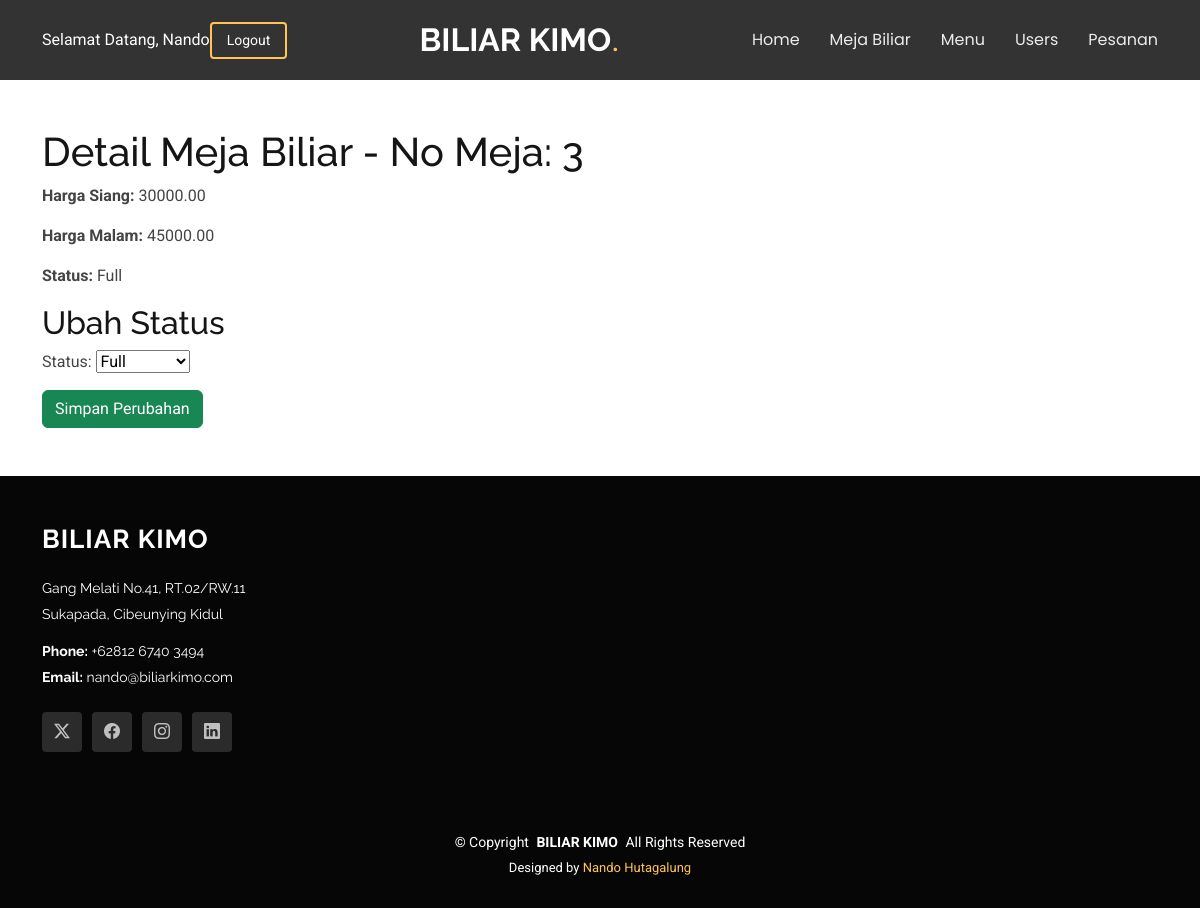
The page /meja_biliar/meja/12/ (signed in) on the database its author committed.
### users/models.py (models this page shows, shortened)
class User(AbstractUser):
    ROLES = [
        ('admin', 'Admin'),
        ('staff', 'Staff'),
        ('member', 'Member'),
    ]
    email = models.EmailField(unique=True)
    role = models.CharField(max_length=20, choices=ROLES, default='viewer')

### meja_biliar/models.py (models this page shows, shortened)
class MejaBiliar(models.Model):
    STATUS_CHOICES = [
        ('full', 'Full'),
        ('ada', 'Ada'),
        ('perbaikan', 'Perbaikan'),
    ]
    no_meja = models.CharField(max_length=20)
    harga_siang = models.DecimalField(max_digits=10, decimal_places=2)
    harga_malam = models.DecimalField(max_digits=10, decimal_places=2)
    status = models.CharField(max_length=20, choices=STATUS_CHOICES, default='ada')

### meja_biliar/views.py (the view)
# urls.py: path('meja/<int:meja_id>/', views.meja_detail, name='meja_detail'),
@login_required
@user_passes_test(is_admin_or_staff)
def meja_detail(request, meja_id):
    try:
        meja = get_object_or_404(MejaBiliar, id=meja_id)
        if request.method == 'POST':
            form = MejaBiliarStatusForm(request.POST, instance=meja)
            if form.is_valid():
                form.save()
                messages.success(request, "Meja status updated successfully!")
                return redirect('meja_list')  # Redirect to the meja list page after success
            else:
                for field, errors in form.errors.items():
                    for error in errors:
                        messages.error(request, f"Error in {field}: {error}")
        else:
            form = MejaBiliarStatusForm(instance=meja)
        return render(request, 'meja_biliar/meja_detail.html', {'form': form, 'meja': meja})
    except Exception as e:
        messages.error(request, f"An error occurred while fetching or updating the billiard table: {str(e)}")
        return redirect(request.META.get('HTTP_REFERER', 'meja_list'))  # Redirect to previous page or meja list

### meja_biliar/forms.py
class MejaBiliarStatusForm(forms.ModelForm):
    class Meta:
        model = MejaBiliar
        fields = ['status']  # Form untuk mengubah status meja biliar

### meja_biliar/views.py (called while the page is built)
def is_admin_or_staff(user):
    return user.role in ['admin', 'staff']

### meja_biliar/templates/meja_biliar/meja_detail.html (shortened to what this page needs)
{% extends 'projekan_akhir/base.html' %}
{% block content %}
<div class="container my-5">
    <h1>Detail Meja Biliar - No Meja: {{ meja.no_meja }}</h1>
    <p><strong>Harga Siang:</strong> {{ meja.harga_siang }}</p>
    <p><strong>Harga Malam:</strong> {{ meja.harga_malam }}</p>
    <p><strong>Status:</strong> {{ meja.get_status_display }}</p>
    <h2>Ubah Status</h2>
    <form method="POST">
        {{ form.as_p }}
        <button class="btn btn-success" type="submit">Simpan Perubahan</button>
    </form>
</div>
{% endblock %}

### projekan_akhir/templates/projekan_akhir/base.html (shortened to what this page needs)
<!DOCTYPE html>
<html lang="en">
<head>
  {% load static %}
  {% load filters %}
  <link href="{% static 'vendor/bootstrap/css/bootstrap.min.css' %}" rel="stylesheet">
  <link href="{% static 'vendor/bootstrap-icons/bootstrap-icons.css' %}" rel="stylesheet">
  <link href="{% static 'vendor/aos/aos.css' %}" rel="stylesheet">
  <link href="{% static 'vendor/swiper/swiper-bundle.min.css' %}" rel="stylesheet">
  <link href="{% static 'vendor/glightbox/css/glightbox.min.css' %}" rel="stylesheet">
  <link href="https://cdn.datatables.net/1.13.4/css/jquery.dataTables.min.css" rel="stylesheet">
  <link href="{% static 'css/main.css' %}" rel="stylesheet">
</head>
<body class="portfolio-details-page">
  <header id="header" class="header d-flex align-items-center position-relative">
    <div class="container-fluid container-xl position-relative d-flex align-items-center justify-content-between">
      <a href="index.html" class="logo d-flex align-items-center me-auto me-lg-0">
        <h1 class="sitename">BILIAR KIMO</h1>
        <span>.</span>
      </a>
      <nav id="navmenu" class="navmenu">
        <ul>
          <li><a href="/dashboard">Home<br></a></li>
          <li><a href="/meja_biliar">Meja Biliar</a></li>
          <li><a href="/menu">Menu</a></li>
          <li><a href="/users">Users</a></li>
          <li><a href="/pesanan">Pesanan</a></li>
        </ul>
      </nav>
      <div class="d-flex justify-content-between align-items-center">
        <a class="text-white">Selamat Datang, {{ user.username }}</a>
        <a class="btn-getstarted" href="{% url 'logout' %}">Logout</a>
    </div>
    </div>
  </header>
  {% block content %}
  {% endblock %}
 {% include 'projekan_akhir/footer.html' %}
</body>
</html>

### projekan_akhir/static/css/main.css (style rules this page uses)
:root { --default-font: "Roboto", system-ui, -apple-system, "Segoe UI", Roboto, "Helvetica Neue", Arial, "Noto Sans", "Liberation Sans", sans-serif, "Apple Color Emoji", "Segoe UI Emoji", "Segoe UI Symbol", "Noto Color Emoji"; --heading-font: "Raleway", sans-serif; --nav-font: "Poppins", sans-serif; }
:root { --background-color: #ffffff; --default-color: #444444; --heading-color: #151515; --accent-color: #ffc451; --surface-color: #ffffff; --contrast-color: #312f2f; }
:root { --nav-color: rgba(255, 255, 255, 0.905); --nav-hover-color: #ffc451; --nav-mobile-background-color: #ffffff; --nav-dropdown-background-color: #ffffff; --nav-dropdown-color: #212529; --nav-dropdown-hover-color: #ffc451; }
:root { scroll-behavior: smooth; }
body { color: var(--default-color); background-color: var(--background-color); font-family: var(--default-font); }
a { color: var(--accent-color); text-decoration: none; transition: 0.3s; }
h1, h2, h3, h4, h5, h6 { color: var(--heading-color); font-family: var(--heading-font); }
.header { --background-color: rgba(0, 0, 0, 0.8); --heading-color: #ffffff; --contrast-color: #ffffff; color: var(--default-color); background-color: var(--background-color); padding: 10px 0; transition: all 0.5s; z-index: 997; }
.header .logo { line-height: 1; }
.header .logo h1 { font-size: 32px; margin: 0; font-weight: 700; color: var(--heading-color); }
.header .logo span { color: var(--accent-color); font-size: 32px; }
.header .btn-getstarted, .header .btn-getstarted:focus { color: var(--contrast-color); font-size: 14px; padding: 8px 30px; margin: 0 0 0 30px; border-radius: 4px; transition: 0.3s; border: 2px solid var(--accent-color); }
@media (max-width: 1200px) { .header .logo { order: 1; } }
@media (max-width: 1200px) { .header .btn-getstarted { order: 2; margin: 0 15px 0 0; padding: 6px 15px; } }
@media (max-width: 1200px) { .header .navmenu { order: 3; } }
@media (min-width: 1200px) { .navmenu { padding: 0; } }
@media (min-width: 1200px) { .navmenu ul { margin: 0; padding: 0; display: flex; list-style: none; align-items: center; } }
@media (min-width: 1200px) { .navmenu li { position: relative; } }
@media (min-width: 1200px) { .navmenu a, .navmenu a:focus { color: var(--nav-color); padding: 18px 15px; font-size: 16px; font-family: var(--nav-font); font-weight: 400; display: flex; align-items: center; justify-content: space-between; white-space: nowrap; transition: 0.3s; } }
@media (min-width: 1200px) { .navmenu li:last-child a { padding-right: 0; } }

### rows shown on the page
User: username "Nando"
MejaBiliar: no_meja "3", harga_siang "30000.00", harga_malam "45000.00", status "Full"
